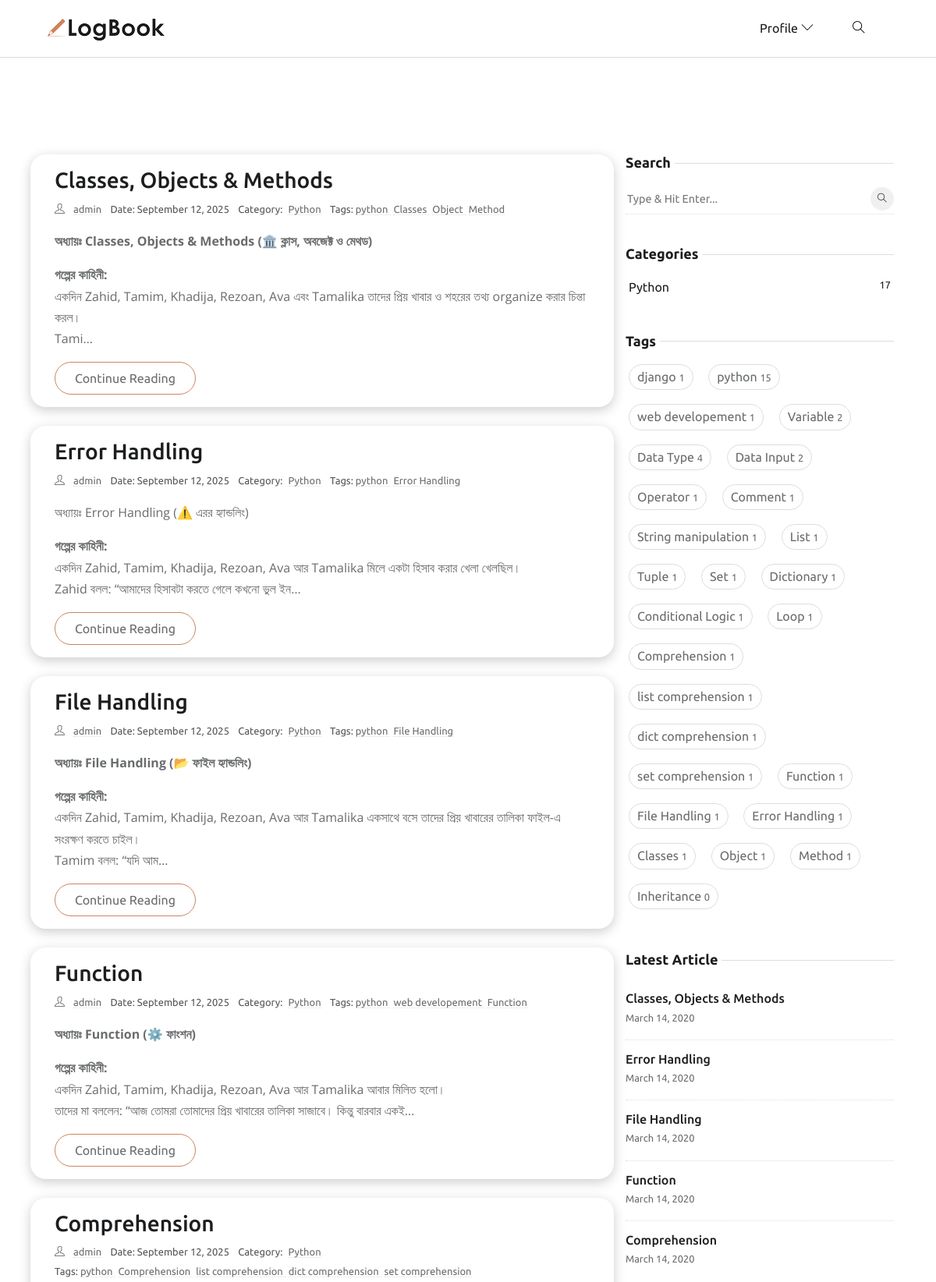
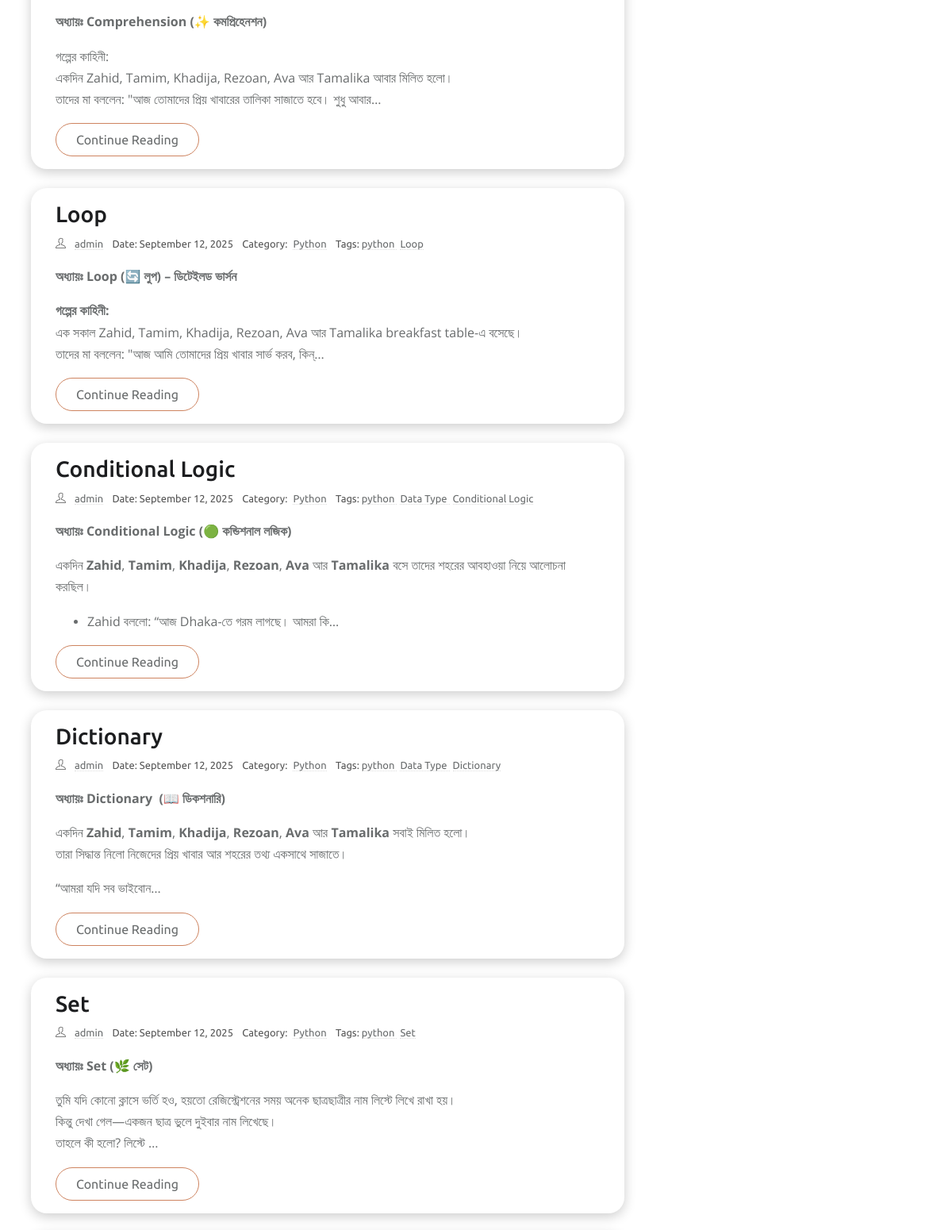
The page / (upper part) on the database its author committed (2 pictures, top to bottom).
### app_home/models.py (models this page shows, shortened)
class Blog(models.Model):
    author = models.ForeignKey(
        settings.AUTH_USER_MODEL,
        related_name='user_blogs',
        on_delete=models.CASCADE
    )
    title = models.CharField(max_length=100, unique=True)
    slug = models.SlugField(unique=True, blank=True, null=True, max_length=300)
    content = RichTextUploadingField()
    category = models.ForeignKey(
        Category,
        related_name='category_blogs',
        on_delete=models.CASCADE
    )
    tags = models.ManyToManyField(Tag, related_name='tag_blogs')
    created_date = models.DateTimeField(auto_now_add=True)
    updated_date = models.DateTimeField(auto_now=True)
    class Meta:
        ordering = ['-created_date']
    def get_absolute_url(self):
        return reverse('blog-detail', kwargs={'slug': self.slug})

class Category(models.Model):
    title = models.CharField(max_length=50, unique=True)
    slug = models.SlugField(unique=True, blank=True, null=True, max_length=300)
    class Meta:
        verbose_name = "Category"
        verbose_name_plural = "Categories"

class Tag(models.Model):
    title = models.CharField(max_length=50, unique=True)
    slug = models.SlugField(unique=True, blank=True, null=True, max_length=300)

### app_account/models.py (models this page shows, shortened)
class CustomUser(AbstractBaseUser, PermissionsMixin):
    email = models.EmailField(unique=True)
    username = models.CharField(max_length=50)
    first_name = models.CharField(max_length=50, blank=True)
    last_name = models.CharField(max_length=50, blank=True)
    is_active = models.BooleanField(default=False)  # For Mail Verification
    is_staff = models.BooleanField(default=False)
    date_joined = models.DateTimeField(default=timezone.now)
    objects = CustomUserManager()
    USERNAME_FIELD = 'email'      # login field
    REQUIRED_FIELDS = ['username']  # required when creating superuser

### app_home/views.py (the view)
# urls.py: path('', HomeView.as_view(), name='home'),
class HomeView(ListView):
    model = Blog
    template_name = 'index.html'  # specify your template
    context_object_name = 'blogs'  # the context variable in template
    def get_queryset(self):
        return Blog.objects.prefetch_related('tags', 'blog_images').all()

### app_home/context_processors.py (called while the page is built)
def get_all_categories(request):
    categories = Category.objects.all()
    return {'categories': categories}

def get_all_tags(request):
    tags = Tag.objects.all()
    return {'tags': tags}

def get_recent_blogs(request):
    recent_blogs = Blog.objects.order_by('-created_date')[:5]
    return {'recent_blogs': recent_blogs}

### templates/index.html (shortened to what this page needs)
{% extends 'base/base.html' %}
{% load static %}
{% load custom_filters %}
{% block content %}
<section class="section">
    <div class="container p-4">
        <div class="row">
            <div class="col-lg-8 mb-5 mb-lg-0">
                {% for blog in blogs %}
                <article class="row p-3 mb-4 blog-card">
                    <div class="col-md-12">
                        <h3 class="h3"><a class="post-title" href="{{ blog.get_absolute_url }}">{{ blog.title }}</a>
                        </h3>
                        <ul class="list-inline post-meta mb-2">
                            <li class="list-inline-item"><i class="ti-user mr-2"></i>
                                <a href="{% url 'profile' blog.author.username %}">
                                    {{ blog.author.get_full_name|default:blog.author.username }}
                                </a>
                            </li>
                            <li class="list-inline-item">Date: {{ blog.created_date|date:"F d, Y" }}</li>
                            <li class="list-inline-item">
                                Category: <a href="{% url 'category-blogs' blog.category.slug %}" class="ml-1">
                                    {{blog.category.title }}</a>
                            </li>
                            <li class="list-inline-item">
                                Tags:
                                {% for tag in blog.tags.all %}
                                <a href="{% url 'tag-blogs' tag.slug %}" class="mr-1">
                                    {{ tag.title}}
                                </a>
                                {% empty %}
                                No tags
                                {% endfor %}
                            </li>
                        </ul>
                        <p>{{ blog.content|truncatechars_html:200|safe }}</p>
                        <a href="{{ blog.get_absolute_url }}" class="btn btn-outline-primary">
                            Continue Reading
                        </a>
                    </div>
                </article>
                {% endfor %}
            </div>
            <div class="col-lg-4">
                <aside class="fixed-sidebar">
                    {% include 'base/sideber.html' %}
                </aside>
            </div>
        </div>
    </div>
</section>
{% endblock content %}

### templates/base/sideber.html
{% load static %}
<div class="widget">
   <h5 class="widget-title"><span>Search</span></h5>
   <form action="{% url 'search' %}" class="widget-search">
      <input id="search-query" name="q" type="search" placeholder="Type &amp; Hit Enter...">
      <button type="submit"><i class="ti-search"></i>
      </button>
   </form>
</div>
<div class="widget">
   <h5 class="widget-title"><span>Categories</span></h5>
   <ul class="list-unstyled widget-list">
      {% for cat in categories %}
      <li class="cate-card p-1">
         <a href="{% url 'category-blogs' cat.slug %}" class="d-flex">
            {{cat.title}}
            <small class="ml-auto">{{cat.category_blogs.count}}</small>
         </a>
      </li>
      {% endfor %}
   </ul>
</div>
<div class="widget">
   <h5 class="widget-title"><span>Tags</span></h5>
   <ul class="list-inline widget-list-inline">
      {% for tag in tags %}
      <li class="list-inline-item cate-card p-1">
         <a href="{% url 'tag-blogs' tag.slug %}">
            {{tag.title}}
            <small class="ml-auto">{{tag.tag_blogs.count}}</small></a>
      </li>
      {% endfor %}
   </ul>
</div>
<div class="widget">
   <h5 class="widget-title"><span>Latest Article</span></h5>
   <ul class="list-unstyled widget-list">
      {% for blog in recent_blogs %}
      <li class="media widget-post align-items-center">
         <div class="media-body">
            <h5 class="h6 mb-0"><a href="">{{blog.title}}</a>
            </h5>
            <small>March 14, 2020</small>
         </div>
      </li>
      {% endfor %}
   </ul>
</div>

### static/css/style.css (style rules this page uses)
body { line-height: 1.7; font-family: 'Ubuntu', sans-serif; -webkit-font-smoothing: antialiased; color: #696c6d; font-size: 16px; }
p, .paragraph { font-weight: 400; color: #696c6d; font-size: 16px; line-height: 1.7; font-family: "Open Sans", sans-serif; }
h1, h2, h3, h4, h5, h6 { color: #1c1d1f; font-family: 'Ubuntu', sans-serif; font-weight: 600; line-height: 1.2; }
h3, .h3 { font-size: 28px; }
h5, .h5 { font-size: 18px; }
h6, .h6 { font-size: 16px; }
.btn { font-size: 16px; font-family: 'Ubuntu', sans-serif; text-transform: capitalize; padding: 8px 25px; border-radius: 50px; border: 1px solid; position: relative; z-index: 1; transition: 0.2s ease; }
.btn-outline-primary { background: transparent; color: #696c6d; border-color: #ce8460; }
body { background-color: #fff; overflow-x: hidden; }
a, a:hover, a:focus { text-decoration: none; }
a, button, select { cursor: pointer; transition: 0.2s ease; }
.section { padding-top: 100px; padding-bottom: 100px; }
.post-title { color: #1c1d1f; }
.post-meta li { margin-right: 10px; font-size: 90%; }
.post-meta a { color: #696c6d; border-bottom: 1px dotted #ddd; }
.widget { background: #fff; margin-bottom: 40px; }
.widget-title { position: relative; margin-bottom: 15px; }
.widget-title span { background: #fff; position: relative; padding-right: 5px; z-index: 1; }
.widget-title::before { position: absolute; content: ""; right: 0; height: 1px; width: 100%; background: #ddd; top: 50%; }
.widget-search { position: relative; }
.widget-search input { border: 0; border-bottom: 1px dotted #ddd; width: 100%; height: 40px; }
.widget-search input::placeholder { font-size: 90%; }
.widget-search button { height: 30px; width: 30px; line-height: 30px; display: inline-block; padding: 0; background: #f0f0f0; color: #1c1d1f; text-align: center; border-radius: 50%; position: absolute; right: 0; top: 5px; border: 0; font-size: 12px; }
.widget-list li { padding: 5px 0; }
.widget-list li:not(:last-child) { border-bottom: 1px dotted #ddd; }
.widget-list li a { color: #1c1d1f; }
.widget-list-inline li { margin-bottom: 10px; }
.widget-list-inline li a { padding: 2px 10px; border: 1px solid #ddd; border-radius: 40px; display: block; color: #696c6d; }
.widget-post { padding: 15px 0 !important; }
.fixed-sidebar { position: sticky; top: 120px; }
.blog-card { background-color: #ffffff; border-radius: 20px; box-shadow: 0 4px 15px rgba(0, 0, 0, 0.2); padding: 0 30px 30px 30px; transition: transform 0.3s, box-shadow 0.3s; margin-bottom: 30px; }
.blog-card .post-meta { font-size: 0.9rem; color: #555; margin-bottom: 15px; }

### rows shown on the page
Blog: title "Classes, Objects & Methods", author.get_full_name "admin", created_date "September 12, 2025", category "Python", content "অধ্যায়ঃ Classes, Objects & Methods (🏛️ ক্লাস, অবজেক্ট ও মেথড) গল্পের কাহিনী: একদিন Zahid, Tamim, Khadija, Rezoan, Ava এবং Tamalika তাদের প্রিয় খাবার ও শহরের তথ্য organize করার চিন্তা করল। Tami…"
Tag: title "python", tag_blogs.count "15"
Tag: title "Classes", tag_blogs.count "1"
Tag: title "Object", tag_blogs.count "1"
Tag: title "Method", tag_blogs.count "1"
Blog: title "Error Handling", author.get_full_name "admin", created_date "September 12, 2025", category "Python", content "অধ্যায়ঃ Error Handling (⚠️ এরর হ্যান্ডলিং) গল্পের কাহিনী: একদিন Zahid, Tamim, Khadija, Rezoan, Ava আর Tamalika মিলে একটা হিসাব করার খেলা খেলছিল। Zahid বলল: “আমাদের হিসাবটা করতে গেলে কখনো ভুল ইন…"
Tag: title "Error Handling", tag_blogs.count "1"
Blog: title "File Handling", author.get_full_name "admin", created_date "September 12, 2025", category "Python", content "অধ্যায়ঃ File Handling (📂 ফাইল হ্যান্ডলিং) গল্পের কাহিনী: একদিন Zahid, Tamim, Khadija, Rezoan, Ava আর Tamalika একসাথে বসে তাদের প্রিয় খাবারের তালিকা ফাইল-এ সংরক্ষণ করতে চাইল। Tamim বলল: “যদি আম…"
Tag: title "File Handling", tag_blogs.count "1"
Blog: title "Function", author.get_full_name "admin", created_date "September 12, 2025", category "Python", content "অধ্যায়ঃ Function (⚙️ ফাংশন) গল্পের কাহিনী: একদিন Zahid, Tamim, Khadija, Rezoan, Ava আর Tamalika আবার মিলিত হলো। তাদের মা বললেন: “আজ তোমরা তোমাদের প্রিয় খাবারের তালিকা সাজাবে। কিন্তু বারবার একই…"
Tag: title "web developement", tag_blogs.count "1"
Tag: title "Function", tag_blogs.count "1"
Blog: title "Comprehension", author.get_full_name "admin", created_date "September 12, 2025", category "Python", content "অধ্যায়ঃ Comprehension (✨ কমপ্রিহেনশন) গল্পের কাহিনী: একদিন Zahid, Tamim, Khadija, Rezoan, Ava আর Tamalika আবার মিলিত হলো। তাদের মা বললেন: \"আজ তোমাদের প্রিয় খাবারের তালিকা সাজাতে হবে। শুধু আবার…"
Tag: title "Comprehension", tag_blogs.count "1"
Tag: title "list comprehension", tag_blogs.count "1"
Tag: title "dict comprehension", tag_blogs.count "1"
Tag: title "set comprehension", tag_blogs.count "1"
Blog: title "Loop", author.get_full_name "admin", created_date "September 12, 2025", category "Python", content "অধ্যায়ঃ Loop (🔄 লুপ) – ডিটেইলড ভার্সন গল্পের কাহিনী: এক সকাল Zahid, Tamim, Khadija, Rezoan, Ava আর Tamalika breakfast table-এ বসেছে। তাদের মা বললেন: \"আজ আমি তোমাদের প্রিয় খাবার সার্ভ করব, কিন্…"
Tag: title "Loop", tag_blogs.count "1"
Blog: title "Conditional Logic", author.get_full_name "admin", created_date "September 12, 2025", category "Python", content "অধ্যায়ঃ Conditional Logic (🟢 কন্ডিশনাল লজিক) একদিন Zahid , Tamim , Khadija , Rezoan , Ava আর Tamalika বসে তাদের শহরের আবহাওয়া নিয়ে আলোচনা করছিল। Zahid বললো: “আজ Dhaka-তে গরম লাগছে। আমরা কি…"
Tag: title "Data Type", tag_blogs.count "4"
Tag: title "Conditional Logic", tag_blogs.count "1"
Blog: title "Dictionary", author.get_full_name "admin", created_date "September 12, 2025", category "Python", content "অধ্যায়ঃ Dictionary (📖 ডিকশনারি) একদিন Zahid , Tamim , Khadija , Rezoan , Ava আর Tamalika সবাই মিলিত হলো। তারা সিদ্ধান্ত নিলো নিজেদের প্রিয় খাবার আর শহরের তথ্য একসাথে সাজাতে। “আমরা যদি সব ভাইবোন…"
Tag: title "Dictionary", tag_blogs.count "1"
Blog: title "Set", author.get_full_name "admin", created_date "September 12, 2025", category "Python", content "অধ্যায়ঃ Set (🌿 সেট) তুমি যদি কোনো ক্লাসে ভর্তি হও, হয়তো রেজিস্ট্রেশনের সময় অনেক ছাত্রছাত্রীর নাম লিস্টে লিখে রাখা হয়। কিন্তু দেখা গেল—একজন ছাত্র ভুলে দুইবার নাম লিখেছে। তাহলে কী হলো? লিস্টে …"
Tag: title "Set", tag_blogs.count "1"
Category: title "Python", category_blogs.count "17"
Tag: title "django", tag_blogs.count "1"
Tag: title "Variable", tag_blogs.count "2"
Tag: title "Data Input", tag_blogs.count "2"
Tag: title "Operator", tag_blogs.count "1"
Tag: title "Comment", tag_blogs.count "1"
Tag: title "String manipulation", tag_blogs.count "1"
Tag: title "List", tag_blogs.count "1"
Tag: title "Tuple", tag_blogs.count "1"
Tag: title "Inheritance", tag_blogs.count "0"
